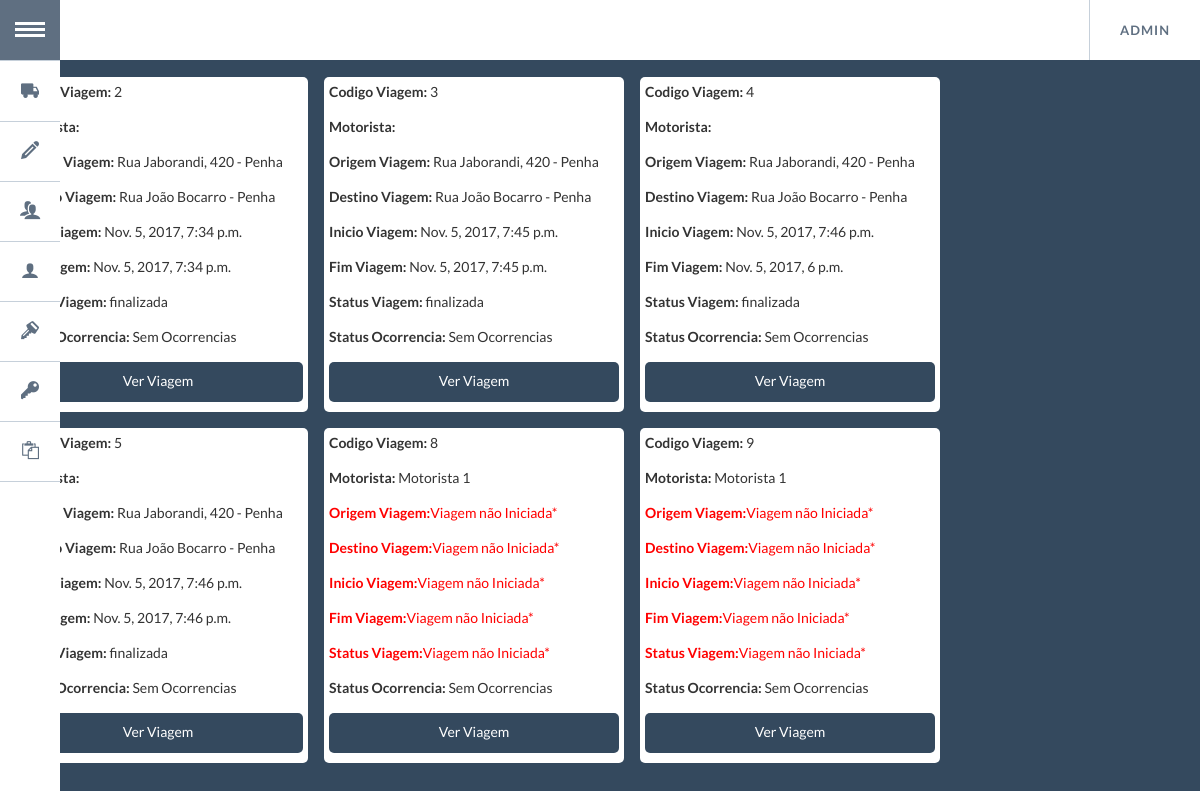
The page / (signed in) on the database as committed earlier.
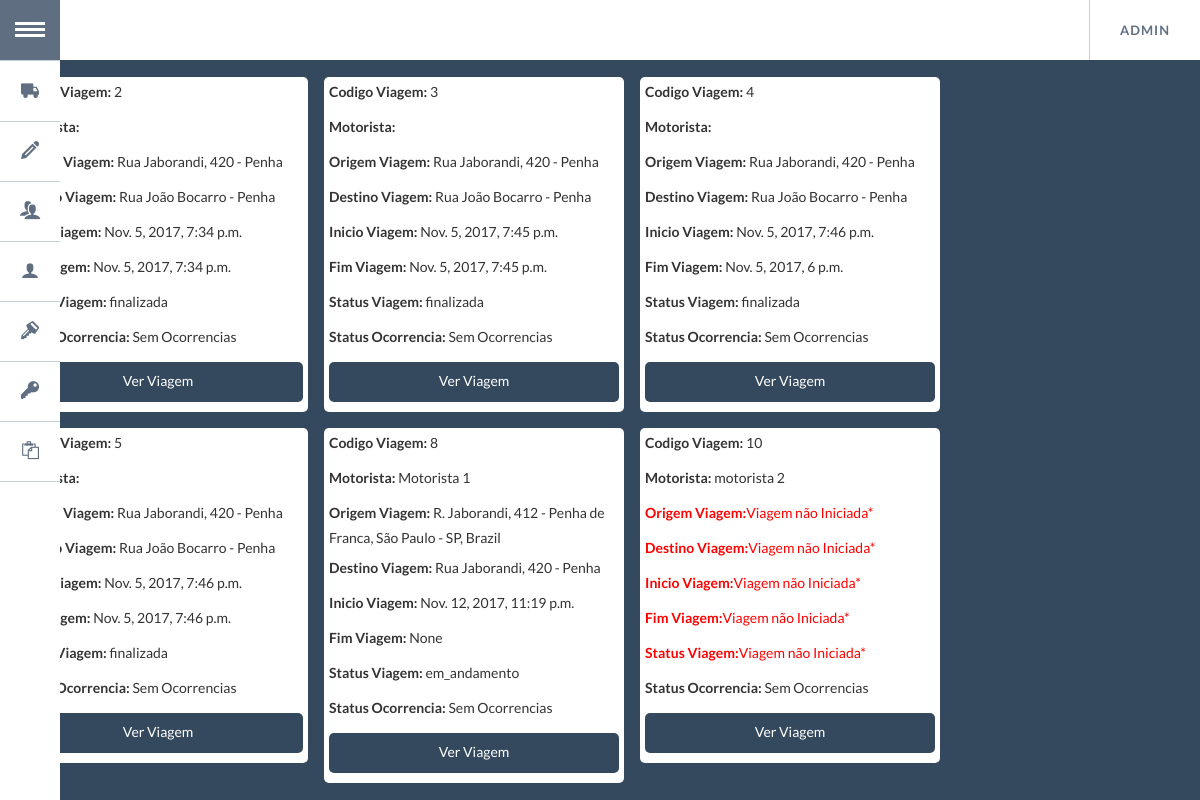
The same page on the database as committed later.
### app/models.py (models this page shows, shortened)
class Viagem(models.Model):
    cd_viagem = models.AutoField(
        primary_key=True
    )
    origem_viagem = models.CharField(
        null=True,
        blank=True,
        max_length=100
    )
    destino_viagem = models.CharField(
        max_length=100
    )
    data_inicio_viagem = models.DateTimeField(
        null=True,
        blank=True
    )
    data_fim_viagem = models.DateTimeField(
        null=True,
        blank=True
    )
    status_ocorrencia = models.BooleanField(default=False)
    status_viagem = models.CharField(
        max_length=64,
        choices=(
            ('nao_iniciada', 'Nao Iniciada'),
            ('finalizada', 'Finalizada'),
            ('em_andamento', 'Em Andamento')
        ),
        default='nao_iniciada'
    )
    cd_motorista_viagem = models.ForeignKey(
        Motorista,
        null=False,
        blank=False
    )
    class Meta:
        verbose_name = 'Viagem'
        verbose_name_plural = 'Viagens'

class Motorista(models.Model):
    cd_motorista = models.AutoField(
        primary_key=True
    )
    nome_motorista = models.CharField(
        max_length=50
    )
    cpf_motorista = models.CharField(
        max_length=14
    )
    placa_veiculo = models.ForeignKey(
        Veiculo,
        null=False,
        blank=False
    )
    def __unicode__(self):
        return self.nome_motorista or ''
    class Meta:
        verbose_name = 'Motorista'
        verbose_name_plural = 'Motoristas'

### app/views.py (the view)
# urls.py: url(r'^$', app.views.lista_viagem, name='lista_viagem'),
def lista_viagem(request):
    if request.user.is_authenticated():
        viagem = Viagem.objects.all()
        return render(request, 'index_viagem.html', {'viagem' : viagem})
    else:
        return HttpResponseRedirect('/login/?next=%s' % request.path)

### app/templates/index_viagem.html (shortened to what this page needs)
{% extends "base.html" %}
{% block content %}
<div class="container-full" style="padding:0px">
{% for viagem in viagem %}
    <div class="container-card">
      <div class="description-card">
          <p><label>Codigo Viagem:</label> {{ viagem.cd_viagem }}</p>
          {% if viagem.cd_motorista_viagem is not none %}
            <p><label>Motorista: </label> {{viagem.cd_motorista_viagem}}</p>
          {% else %}
            <p class="warning"><label>Motorista: </label> Motorista não definido *</p>
          {% endif %}
          {% if viagem.status_viagem == 'nao_iniciada' %}
          <p class="warning"><label>Origem Viagem: </label>Viagem não Iniciada*</p>
          <p class="warning"><label>Destino Viagem: </label>Viagem não Iniciada*</p>
          <p class="warning"><label>Inicio Viagem: </label>Viagem não Iniciada*</p>
          <p class="warning"><label>Fim Viagem: </label>Viagem não Iniciada*</p>
          <p class="warning"><label>Status Viagem: </label>Viagem não Iniciada*</p>
          {% else %}
          <p><label>Origem Viagem: </label> {{ viagem.origem_viagem }}</p>
          <p><label>Destino Viagem: </label> {{ viagem.destino_viagem }}</p>
          <p><label>Inicio Viagem: </label> {{ viagem.data_inicio_viagem }}</p>
          <p><label>Fim Viagem: </label> {{ viagem.data_fim_viagem }}</p>
          <p><label>Status Viagem: </label> {{ viagem.status_viagem }}</p>
          {% endif %}
          {% if viagem.status_ocorrencia == True %}
          <p><label>Status Ocorrencia: </label> Possui Ocorrencia <span class="warningtrue"></span></p>
          {% else %}
          <p class="warningfalse"><label>Status Ocorrencia: </label> Sem Ocorrencias</p>
          {% endif %}
          <a href="/viagem/{{viagem.cd_viagem}}"><div class="ver_viagem"> Ver Viagem</div></a>
      </div>
    </div>
{% endfor %}
</div>
{% endblock %}

### app/templates/base.html (shortened to what this page needs)
<!DOCTYPE html>
<html>
<head>
{% block header %}
  <link rel="stylesheet" type="text/css" href="/static/css/bootstrap.min.css" />
  <link rel="stylesheet" type="text/css" href="/static/css/normalize.min.css" />
  <link rel="stylesheet" type="text/css" href="/static/css/popup.min.css" />
  <link rel="stylesheet" type="text/css" href="/static/css/demo.min.css" />
  <link rel="stylesheet" type="text/css" href="/static/css/component.min.css" />
</head>
{% endblock %}
<body>
  {%block menu%}
  <div class="container">
    <ul id="gn-menu" class="gn-menu-main">
      <li class="gn-trigger">
        <a class="gn-icon gn-icon-menu"><span class="">Menu</span></a>
        <nav class="gn-menu-wrapper">
          <div class="gn-scroller">
            <ul class="gn-menu">
              <li><a class="gn-icon gn-icon-viagem" href="/lista_viagem">Listar Viagens</a></li>
              <li><a class="gn-icon gn-nova-viagem" href="/viagem/add_viagem">Cadastrar Viagem</a></li>
              <li><a class="gn-icon gn-icon-motoristas" href="/lista_motorista">Listar Motoristas</a></li>
              <li><a class="gn-icon gn-icon-motorista" href="/motorista/add_motorista">Cadastrar Motorista</a></li>
              <li><a class="gn-icon gn-icon-veiculos" href="/lista_veiculo">Listar Veiculos</a></li>
              <li><a class="gn-icon gn-icon-veiculo" href="/veiculo/add_veiculo">Cadastrar Veiculo</a></li>
              <li><a class="gn-icon gn-icon-ocorrencias" href="/lista_ocorrencia">Listar Ocorrências</a></li>
            </ul>
          </div>
        </nav>
      </li>
        {% if user.is_authenticated %}
      <li class="gn-trigger-right">
        <a class="gn-icon-menu-right"><span>{{ user.username }}</span></a>
        {% else %}
        <li>
        <a class="" href="/login"><span class="gn-icon gn-icon-login">Realizar Login</span></a>
        </nav>
        {% endif %}
      </li>
    </ul>
  </div>
{% endblock %}
{% block content %}{% endblock %}
</body>
</html>

Rows that differ between the two databases and show on the page:
removed Viagem: cd_viagem "9", cd_motorista_viagem "Motorista 1", shows "Origem Viagem:", status_viagem "Viagem não Iniciada*", shows "Status Ocorrencia:", status_ocorrencia "Sem Ocorrencias"
changed Viagem "Motorista 1": origem_viagem (not shown) → "R. Jaborandi, 412 - Penha de Franca, São Paulo - SP, Brazil"; destino_viagem (not shown) → "Rua Jaborandi, 420 - Penha"; data_inicio_viagem (not shown) → "Nov. 12, 2017, 11:19 p.m."; data_fim_viagem (not shown) → "None"; status_viagem (not shown) → "em_andamento"; no longer shows "Viagem não Iniciada* Viagem não Iniciada* Viagem não Iniciada* Viagem não Iniciada* Viagem não Iniciada*"
added Viagem: cd_viagem "10", cd_motorista_viagem "motorista 2", shows "Origem Viagem:", status_viagem "Viagem não Iniciada*", shows "Status Ocorrencia:", status_ocorrencia "Sem Ocorrencias"
